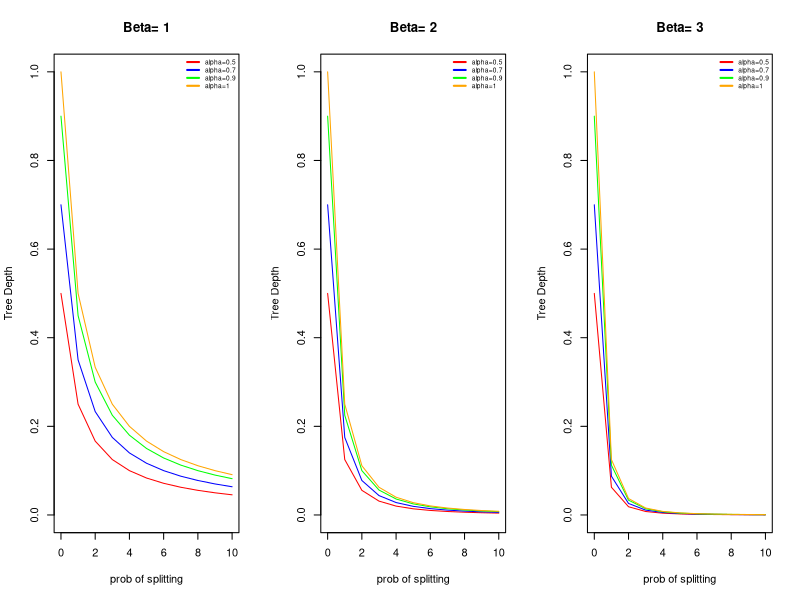

The R source for this figure:
## ---- chunk 1
knitr::opts_chunk$set(echo = TRUE)
## ---- chunk 2
size<-function(b){
  col=c("red","blue","green","orange")
  plot(1, type="n", xlab="prob of splitting", ylab="Tree Depth", xlim=c(0, 10), ylim=c(0, 1))
  alpha=c(0.5,0.7,0.9,1)
  d=seq(0,10,1)
  for (i in 1:length(alpha)) {
   lines(d,alpha[i]*(1+d)^(-b),col=col[i]) 
  }
  legend('topright',legend=c("alpha=0.5","alpha=0.7","alpha=0.9","alpha=1"),col=col,lty=1,lwd=2,cex=0.6,bty='n')
  title(paste('Beta=',b))}

## ---- chunk 3
par(mfrow=c(1,3))
size(1)
size(2)
size(3)
